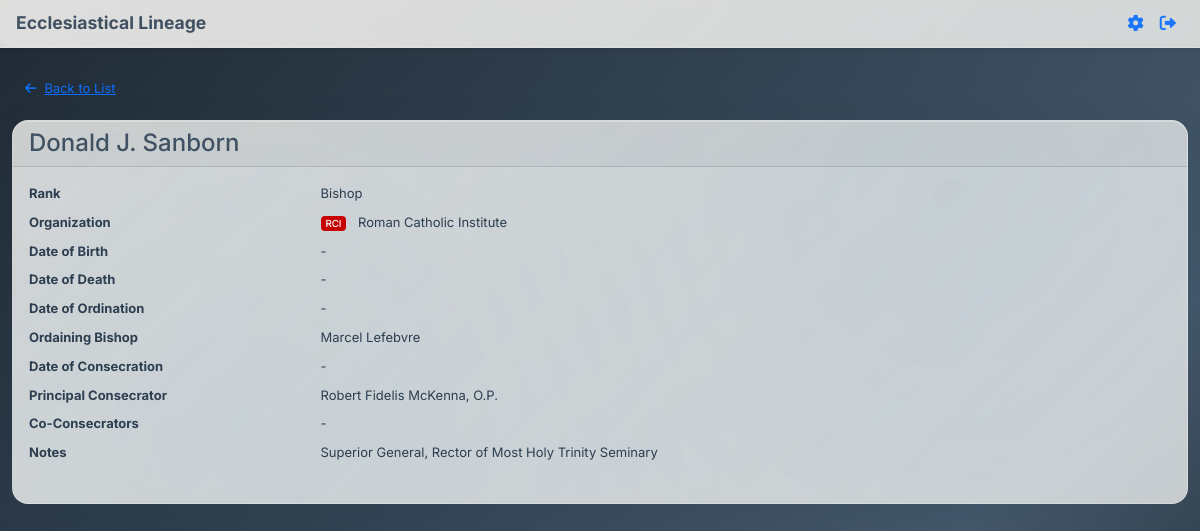
The page /clergy/1 (signed in) on the database its author committed.
### app.py (models this page shows, shortened)
class Clergy(db.Model):
    id = db.Column(db.Integer, primary_key=True)
    name = db.Column(db.String(200), nullable=False)
    rank = db.Column(db.String(100), nullable=False)
    organization = db.Column(db.String(200))
    date_of_birth = db.Column(db.Date)
    date_of_ordination = db.Column(db.Date)
    ordaining_bishop_id = db.Column(db.Integer, db.ForeignKey('clergy.id'))
    date_of_consecration = db.Column(db.Date)
    consecrator_id = db.Column(db.Integer, db.ForeignKey('clergy.id'))
    co_consecrators = db.Column(db.Text)  # JSON array of clergy IDs
    date_of_death = db.Column(db.Date)
    notes = db.Column(db.Text)
    ordaining_bishop = db.relationship('Clergy', foreign_keys=[ordaining_bishop_id], remote_side=[id])
    consecrator = db.relationship('Clergy', foreign_keys=[consecrator_id], remote_side=[id])
    def get_co_consecrators(self):
        if self.co_consecrators:
            return json.loads(self.co_consecrators)
        return []

class Organization(db.Model):
    id = db.Column(db.Integer, primary_key=True)
    name = db.Column(db.String(200), unique=True, nullable=False)
    abbreviation = db.Column(db.String(20), unique=True)  # Short code for the organization
    description = db.Column(db.Text)
    color = db.Column(db.String(7), nullable=False, default="#27ae60")
    created_at = db.Column(db.DateTime, default=datetime.utcnow)

### app.py (the view)
@app.route('/clergy/<int:clergy_id>')
def view_clergy(clergy_id):
    if 'user_id' not in session:
        flash('Please log in to view clergy records.', 'error')
        return redirect(url_for('login'))
    clergy = Clergy.query.get_or_404(clergy_id)
    organizations = Organization.query.all()
    org_abbreviation_map = {org.name: org.abbreviation for org in organizations}
    org_color_map = {org.name: org.color for org in organizations}
    return render_template('view_clergy.html',
                         clergy=clergy,
                         org_abbreviation_map=org_abbreviation_map,
                         org_color_map=org_color_map)

### app.py (called while the page is built)
def getContrastColor(hexColor):
    if not hexColor or not hexColor.startswith('#'):
        return 'black'
    hex = hexColor.replace('#', '')
    if len(hex) != 6:
        return 'black'
    try:
        r = int(hex[0:2], 16)
        g = int(hex[2:4], 16)
        b = int(hex[4:6], 16)
        luminance = (0.299 * r + 0.587 * g + 0.114 * b) / 255
        return 'white' if luminance <= 0.5 else 'black'
    except (ValueError, IndexError):
        return 'black'

def getBorderStyle(hexColor):
    if not hexColor or not hexColor.startswith('#'):
        return ''
    hex = hexColor.replace('#', '')
    if len(hex) != 6:
        return ''
    try:
        r = int(hex[0:2], 16)
        g = int(hex[2:4], 16)
        b = int(hex[4:6], 16)
        luminance = (0.299 * r + 0.587 * g + 0.114 * b) / 255
        if luminance > 0.8:
            return 'border: 1px solid #ccc;'
        return ''
    except (ValueError, IndexError):
        return ''

### templates/view_clergy.html (shortened to what this page needs)
{% extends "base.html" %}
{% block full_content %}
<div class="container mt-4">
    <a href="{{ url_for('clergy_list') }}" class="btn btn-link mb-3"><i class="fas fa-arrow-left me-2"></i>Back to List</a>
    <div class="card">
        <div class="card-header">
            <h2 class="h4 mb-0">{{ clergy.name }}</h2>
        </div>
        <div class="card-body">
            <dl class="row">
                <dt class="col-sm-3">Rank</dt>
                <dd class="col-sm-9">{{ clergy.rank }}</dd>
                <dt class="col-sm-3">Organization</dt>
                <dd class="col-sm-9">
                    {% if clergy.organization %}
                        {% if org_abbreviation_map.get(clergy.organization) %}
                            <span class="badge me-2" style="background-color: {{ org_color_map.get(clergy.organization, '#27ae60') }}; color: {{ 'white' if getContrastColor(org_color_map.get(clergy.organization, '#27ae60')) == 'white' else 'black' }}; {{ getBorderStyle(org_color_map.get(clergy.organization, '#27ae60')) }}">
                                {{ org_abbreviation_map.get(clergy.organization) }}
                            </span>
                            {{ clergy.organization }}
                        {% else %}
                            {{ clergy.organization }}
                        {% endif %}
                    {% else %}
                        -
                    {% endif %}
                </dd>
                <dt class="col-sm-3">Date of Birth</dt>
                <dd class="col-sm-9">{{ clergy.date_of_birth.strftime('%Y-%m-%d') if clergy.date_of_birth else '-' }}</dd>
                <dt class="col-sm-3">Date of Death</dt>
                <dd class="col-sm-9">{{ clergy.date_of_death.strftime('%Y-%m-%d') if clergy.date_of_death else '-' }}</dd>
                <dt class="col-sm-3">Date of Ordination</dt>
                <dd class="col-sm-9">{{ clergy.date_of_ordination.strftime('%Y-%m-%d') if clergy.date_of_ordination else '-' }}</dd>
                <dt class="col-sm-3">Ordaining Bishop</dt>
                <dd class="col-sm-9">{{ clergy.ordaining_bishop.name if clergy.ordaining_bishop else '-' }}</dd>
                <dt class="col-sm-3">Date of Consecration</dt>
                <dd class="col-sm-9">{{ clergy.date_of_consecration.strftime('%Y-%m-%d') if clergy.date_of_consecration else '-' }}</dd>
                <dt class="col-sm-3">Principal Consecrator</dt>
                <dd class="col-sm-9">{{ clergy.consecrator.name if clergy.consecrator else '-' }}</dd>
                <dt class="col-sm-3">Co-Consecrators</dt>
                <dd class="col-sm-9">
                    {% set co_ids = clergy.get_co_consecrators() %}
                    {% if co_ids %}
                        <ul class="mb-0">
                        {% for cid in co_ids %}
                            {% set co = (clergy.query.get(cid)) %}
                            <li>{{ co.name if co else 'Unknown' }}</li>
                        {% endfor %}
                        </ul>
                    {% else %}-{% endif %}
                </dd>
                <dt class="col-sm-3">Notes</dt>
                <dd class="col-sm-9">{{ clergy.notes or '-' }}</dd>
            </dl>
        </div>
    </div>
</div>
{% endblock %}

### static/css/main.css (style rules this page uses)
:root { --fluid-min-width: 320; --fluid-max-width: 1240; --fluid-min-size: 13; --fluid-max-size: 16; --fluid-min-ratio: 1.2; --fluid-max-ratio: 1.25; --fluid-screen: 100vw; --fluid-bp: calc( (var(--fluid-screen) - var(--fluid-min-width) / 16 * 1rem) / (var(--fluid-max-width) - var(--fluid-min-width)) ); }
@media screen and (min-width: 320px) { :root { --fluid-screen: calc(var(--fluid-min-width) * 1px); } }
:root { --fluid-0: calc( ((var(--fluid-min-size) / 16) * 1rem) + (var(--fluid-max-size) - var(--fluid-min-size)) * var(--fluid-bp) ); --fluid-1: calc( ((var(--fluid-min-size) / 16) * 1rem) + (var(--fluid-max-size) - var(--fluid-min-size)) * var(--fluid-bp) * var(--fluid-min-ratio) ); --fluid-2: calc( ((var(--fluid-min-size) / 16) * 1rem) + (var(--fluid-max-size) - var(--fluid-min-size)) * var(--fluid-bp) * var(--fluid-min-ratio) * var(--fluid-min-ratio) ); --fluid-3: calc( ((var(--fluid-min-size) / 16) * 1rem) + (var(--fluid-max-size) - var(--fluid-min-size)) * var(--fluid-bp) * var(--fluid-min-ratio) * var(--fluid-min-ratio) * var(--fluid-min-ratio) ); --fluid-4: calc( ((var(--fluid-min-size) / 16) * 1rem) + (var(--fluid-max-size) - var(--fluid-min-size)) * var(--fluid-bp) * var(--fluid-min-ratio) * var(--fluid-min-ratio) * var(--fluid-min-ratio) * var(--fluid-min-ratio) ); --fluid-5: calc( ((var(--fluid-min-size) / 16) * 1rem) + (var(--fluid-max-size) - var(--fluid-min-size)) * var(--fluid-bp) * var(--fluid-min-ratio) * var(--fluid-min-ratio) * var(--fluid-min-ratio) * var(--fluid-min-ratio) * var(--fluid-min-ratio) ); }
body { background: linear-gradient(135deg, rgba(26, 37, 48, 0.98) 0%, rgba(34, 49, 63, 0.95) 25%, rgba(44, 62, 80, 0.92) 50%, rgba(52, 73, 94, 0.90) 75%, rgba(26, 37, 48, 0.95) 100%), radial-gradient(circle at 20% 80%, rgba(44, 62, 80, 0.4) 0%, transparent 50%), radial-gradient(circle at 80% 20%, rgba(52, 73, 94, 0.35) 0%, transparent 50%), radial-gradient(circle at 40% 40%, rgba(26, 37, 48, 0.3) 0%, transparent 70%); background-attachment: fixed; min-height: 100vh; font-family: 'Inter', 'Segoe UI', Tahoma, Geneva, Verdana, sans-serif; color: #2c3e50; font-size: var(--fluid-0); line-height: 1.6; position: relative; }
body::before { content: ''; position: fixed; top: 0; left: 0; width: 100%; height: 100%; pointer-events: none; z-index: -1; }
h1, h2, h3, h4, h5, h6 { color: #f5f6fa !important; font-weight: 600; line-height: 1.2; margin-bottom: 0.5em; }
h2 { font-size: var(--fluid-4); }
.card h1, .card h2, .card h3, .card h4, .card h5, .card h6, .table th { color: #2c3e50 !important; }
.container { max-width: 1200px; }
.card { border: 1px solid rgba(255, 255, 255, 0.2); border-radius: 16px; box-shadow: 0 8px 32px rgba(44, 62, 80, 0.12), inset 0 1px 0 rgba(255, 255, 255, 0.4); background: linear-gradient(135deg, rgba(252, 250, 245, 0.80) 0%, rgba(248, 246, 240, 0.75) 100%); backdrop-filter: blur(16px) saturate(180%); -webkit-backdrop-filter: blur(16px) saturate(180%); position: relative; transition: all 0.3s ease; }
.card::before { content: ''; position: absolute; top: 0; left: 0; right: 0; bottom: 0; background: linear-gradient(135deg, rgba(255, 255, 255, 0.1) 0%, rgba(255, 255, 255, 0.05) 100%), radial-gradient(circle at 20% 80%, rgba(52, 152, 219, 0.05) 0%, transparent 50%), radial-gradient(circle at 80% 20%, rgba(41, 128, 185, 0.05) 0%, transparent 50%); border-radius: 16px; pointer-events: none; }
.card-body { position: relative; z-index: 1; font-size: var(--fluid-0); }
.card-header { font-size: var(--fluid-1); }
.btn { font-size: var(--fluid-0); line-height: 1.4; }
.badge { font-size: calc(var(--fluid-0) * 0.75); font-weight: 500; padding: 0.25em 0.5em; }

### rows shown on the page
Clergy: name "Donald J. Sanborn", rank "Bishop", get "RCI", organization "Roman Catholic Institute", date_of_birth "-", date_of_death "-", date_of_ordination "-", date_of_consecration "-", notes "Superior General, Rector of Most Holy Trinity Seminary"
Clergy: ordaining_bishop "Marcel Lefebvre"
Clergy: consecrator "Robert Fidelis McKenna, O.P."
